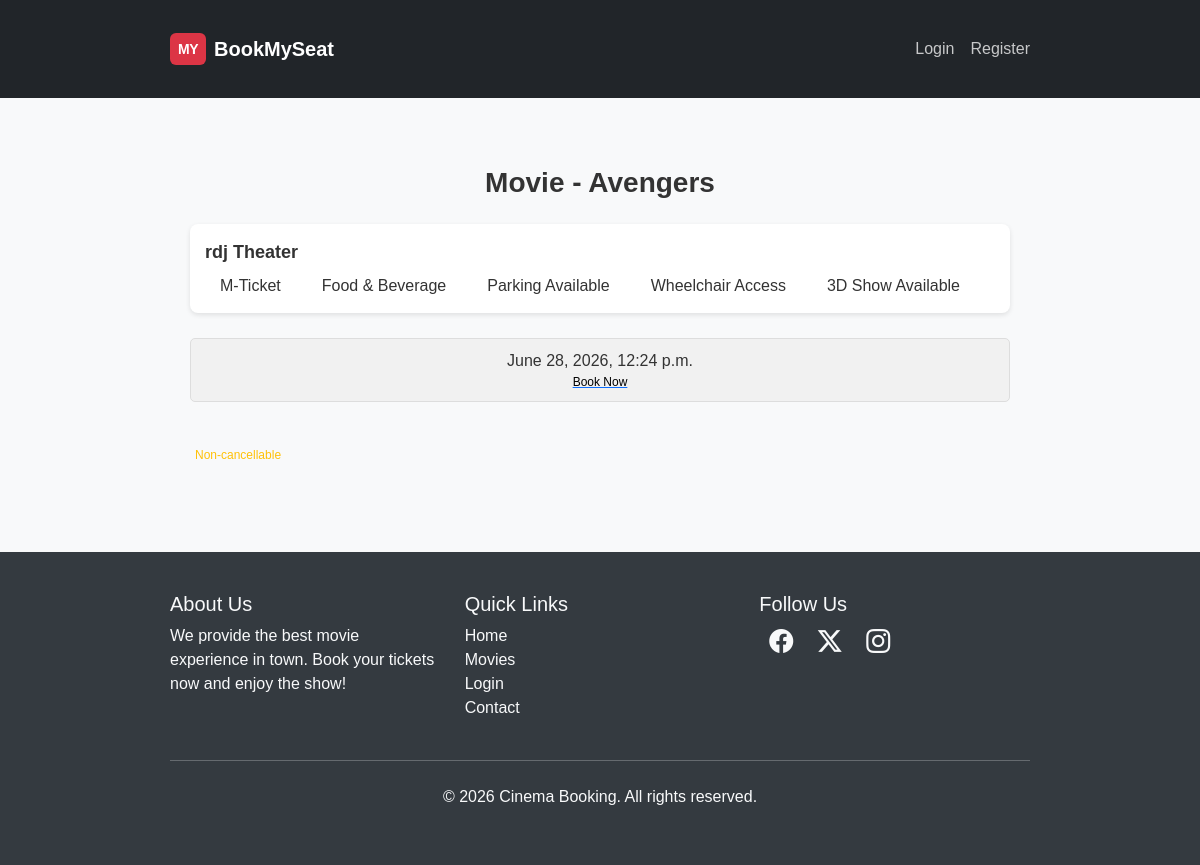
Page /movies/1/theaters/ on the committed database.
### movies/models.py (models this page shows, shortened)
class Movie(models.Model):
    name = models.CharField(max_length=255)
    image = models.ImageField(upload_to="movies/")
    rating = models.DecimalField(max_digits=3, decimal_places=1)
    cast = models.TextField()
    description = models.TextField(blank=True, null=True)

class Theater(models.Model):
    name = models.CharField(max_length=255)
    movie = models.ForeignKey(Movie, on_delete=models.CASCADE, related_name='theaters')
    time = models.DateTimeField()

### movies/views.py (the view)
# urls.py: path('<int:movie_id>/theaters/', views.theater_list, name='theater_list'),
def theater_list(request, movie_id):
    movie = get_object_or_404(Movie, id=movie_id)
    theater = Theater.objects.filter(movie=movie)
    return render(request, 'movies/theater_list.html', {'movie': movie, 'theaters': theater})

### users/templates/movies/theater_list.html (shortened to what this page needs)
{% extends "users/base_generic.html" %}
{% block content %}
  <body>
    <div class="container">
      <div class="movie-title">Movie - {{ movie.name }}</div>
      {% if theaters %}
        {% for theater in theaters %}
        <div class="theatre-info">
          <div>
            <strong>{{ theater.name }} Theater</strong>
            <div class="info-icons mt-2">
               M-Ticket
               Food & Beverage
               Parking Available
               Wheelchair Access
               3D Show Available
            </div>
          </div>
        </div>
        <div class="show-times">
          <div class="time-box">
            {{ theater.time }}
            <a href="{% url 'book_seats' theater.id %}">
              <span>Book Now</span>
            </a>
          </div>
        </div>
        {% endfor %}
      {% else %}
        <div class="no-theaters mt-4">
          <p>Sorry, no theaters are available for this movie at the moment.</p>
        </div>
      {% endif %}
      <div class="non-cancellable mt-4">
         Non-cancellable
      </div>
    </div>
  </body>
{% endblock %}

### users/templates/users/base_generic.html (style rules this page uses)
body { font-family: Arial, sans-serif; }

### users/templates/movies/theater_list.html (style rules this page uses)
body { font-family: Arial, sans-serif; background-color: #f8f9fa; color: #333; margin: 0; padding: 0; }
.container { padding: 20px; max-width: 900px; margin: 0 auto; }
.movie-title { font-size: 28px; font-weight: bold; text-align: center; margin-bottom: 20px; }
.theatre-info { display: flex; justify-content: space-between; align-items: center; padding: 15px; background-color: #fff; border-radius: 8px; box-shadow: 0 2px 5px rgba(0, 0, 0, 0.1); margin-bottom: 15px; flex-wrap: wrap; }
.theatre-info strong { font-size: 18px; flex: 1; }
.info-icons { display: flex; flex-wrap: wrap; align-items: center; justify-content: flex-start; gap: 10px; margin-top: 10px; flex: 2; }
.show-times { display: flex; justify-content: space-between; padding: 10px 0; flex-wrap: wrap; }
.time-box { border: 1px solid #ddd; border-radius: 5px; padding: 10px 20px; text-align: center; background-color: #f1f1f1; margin-bottom: 10px; flex: 1; min-width: 100px; transition: transform 0.3s ease, background-color 0.3s ease; }
.time-box span { display: block; font-size: 12px; color: black; }
.non-cancellable { color: #ffc107; font-size: 12px; margin-top: 20px; display: flex; align-items: center; }

### rows in the picture
Movie: name "Avengers"
Theater: name "rdj", time "June 28, 2026, 12:24 p.m."
